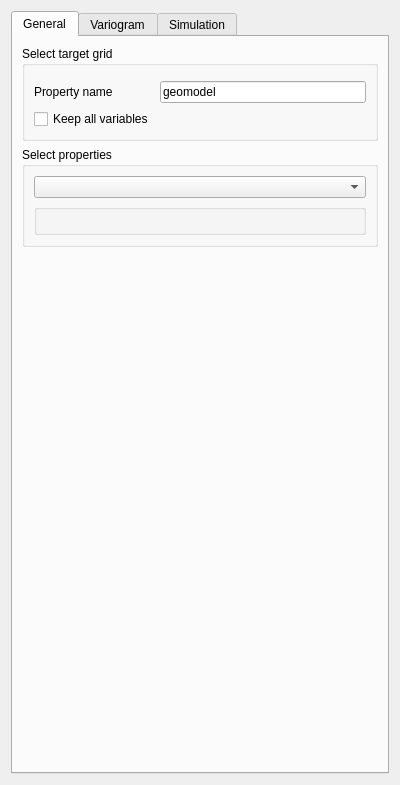
<?xml version="1.0" encoding="UTF-8"?>
<ui version="4.0">
 <class>Form</class>
 <widget class="QWidget" name="Form">
  <property name="geometry">
   <rect>
    <x>0</x>
    <y>0</y>
    <width>400</width>
    <height>785</height>
   </rect>
  </property>
  <property name="windowTitle">
   <string>Form</string>
  </property>
  <property name="AlgorithmCategory" stdset="0">
   <string>LPM-Geomod_Suite</string>
  </property>
  <property name="AlgorithmDescription" stdset="0">
   <string>creates different scenarios</string>
  </property>
  <layout class="QGridLayout" name="gridLayout_4">
   <item row="0" column="0">
    <widget class="QTabWidget" name="tabWidget">
     <property name="currentIndex">
      <number>0</number>
     </property>
     <widget class="QWidget" name="tab1">
      <attribute name="title">
       <string>General</string>
      </attribute>
      <layout class="QGridLayout" name="gridLayout_3">
       <item row="2" column="0">
        <spacer name="verticalSpacer">
         <property name="orientation">
          <enum>Qt::Vertical</enum>
         </property>
         <property name="sizeHint" stdset="0">
          <size>
           <width>20</width>
           <height>40</height>
          </size>
         </property>
        </spacer>
       </item>
       <item row="0" column="0">
        <widget class="QGroupBox" name="groupBox_3">
         <property name="title">
          <string>Select target grid</string>
         </property>
         <layout class="QGridLayout" name="gridLayout">
          <item row="3" column="0">
           <widget class="QLabel" name="label">
            <property name="text">
             <string>Property name</string>
            </property>
           </widget>
          </item>
          <item row="3" column="1">
           <widget class="QLineEdit" name="lineEdit">
            <property name="sizePolicy">
             <sizepolicy hsizetype="Expanding" vsizetype="Fixed">
              <horstretch>0</horstretch>
              <verstretch>0</verstretch>
             </sizepolicy>
            </property>
            <property name="text">
             <string>geomodel</string>
            </property>
           </widget>
          </item>
          <item row="4" column="0">
           <widget class="QCheckBox" name="checkBox_2">
            <property name="text">
             <string>Keep all variables</string>
            </property>
           </widget>
          </item>
          <item row="0" column="0" colspan="2">
           <widget class="GridSelector" name="gridselector">
            <property name="sizePolicy">
             <sizepolicy hsizetype="Expanding" vsizetype="Preferred">
              <horstretch>0</horstretch>
              <verstretch>0</verstretch>
             </sizepolicy>
            </property>
           </widget>
          </item>
         </layout>
        </widget>
       </item>
       <item row="1" column="0">
        <widget class="QGroupBox" name="groupBox_2">
         <property name="title">
          <string>Select properties</string>
         </property>
         <layout class="QVBoxLayout" name="verticalLayout_4">
          <item>
           <widget class="GridSelectorBasic" name="gridselectorbasic">
            <property name="sizePolicy">
             <sizepolicy hsizetype="Expanding" vsizetype="Fixed">
              <horstretch>0</horstretch>
              <verstretch>0</verstretch>
             </sizepolicy>
            </property>
           </widget>
          </item>
          <item>
           <widget class="OrderedPropertySelector" name="orderedpropertyselector">
            <property name="sizePolicy">
             <sizepolicy hsizetype="Expanding" vsizetype="Preferred">
              <horstretch>0</horstretch>
              <verstretch>0</verstretch>
             </sizepolicy>
            </property>
           </widget>
          </item>
         </layout>
        </widget>
       </item>
      </layout>
     </widget>
     <widget class="QWidget" name="tab2">
      <attribute name="title">
       <string>Variogram</string>
      </attribute>
      <layout class="QGridLayout" name="gridLayout_7">
       <item row="2" column="0">
        <widget class="QGroupBox" name="groupBox_5">
         <property name="title">
          <string>Variogram model files</string>
         </property>
         <layout class="QVBoxLayout" name="verticalLayout_6">
          <item>
           <widget class="QCheckBox" name="checkBox">
            <property name="text">
             <string>Use variograms model file instead</string>
            </property>
           </widget>
          </item>
          <item>
           <widget class="FileChooser" name="filechooser">
            <property name="enabled">
             <bool>false</bool>
            </property>
            <property name="sizePolicy">
             <sizepolicy hsizetype="Expanding" vsizetype="Preferred">
              <horstretch>0</horstretch>
              <verstretch>0</verstretch>
             </sizepolicy>
            </property>
           </widget>
          </item>
         </layout>
        </widget>
       </item>
       <item row="0" column="0">
        <widget class="QGroupBox" name="groupBox_6">
         <property name="title">
          <string>Manual input</string>
         </property>
         <layout class="QGridLayout" name="gridLayout_5">
          <item row="0" column="0">
           <widget class="Indicator_regionalization_input" name="indicator_regionalization_input">
            <property name="sizePolicy">
             <sizepolicy hsizetype="Expanding" vsizetype="Preferred">
              <horstretch>0</horstretch>
              <verstretch>0</verstretch>
             </sizepolicy>
            </property>
           </widget>
          </item>
         </layout>
        </widget>
       </item>
      </layout>
     </widget>
     <widget class="QWidget" name="tab">
      <attribute name="title">
       <string>Simulation</string>
      </attribute>
      <layout class="QGridLayout" name="gridLayout_2">
       <item row="0" column="0">
        <widget class="QGroupBox" name="groupBox">
         <property name="title">
          <string>Simulation parameters</string>
         </property>
         <layout class="QGridLayout" name="gridLayout_8">
          <item row="3" column="0">
           <widget class="QLabel" name="label_4">
            <property name="text">
             <string>Number of lines</string>
            </property>
           </widget>
          </item>
          <item row="1" column="1">
           <widget class="QSpinBox" name="spinBox">
            <property name="value">
             <number>10</number>
            </property>
           </widget>
          </item>
          <item row="5" column="1">
           <widget class="QDoubleSpinBox" name="doubleSpinBox">
            <property name="value">
             <double>0.500000000000000</double>
            </property>
           </widget>
          </item>
          <item row="3" column="1">
           <widget class="QSpinBox" name="spinBox_2">
            <property name="maximum">
             <number>10000</number>
            </property>
            <property name="value">
             <number>99</number>
            </property>
           </widget>
          </item>
          <item row="1" column="0">
           <widget class="QLabel" name="label_2">
            <property name="text">
             <string>Realizations number</string>
            </property>
           </widget>
          </item>
          <item row="5" column="0">
           <widget class="QLabel" name="label_3">
            <property name="text">
             <string>Perturbation factor</string>
            </property>
           </widget>
          </item>
         </layout>
        </widget>
       </item>
       <item row="1" column="0">
        <widget class="QGroupBox" name="groupBox_7">
         <property name="title">
          <string>Manual input</string>
         </property>
         <layout class="QGridLayout" name="gridLayout_6">
          <item row="0" column="0">
           <widget class="Indicator_regionalization_input" name="indicator_regionalization_input_2">
            <property name="sizePolicy">
             <sizepolicy hsizetype="Expanding" vsizetype="Preferred">
              <horstretch>0</horstretch>
              <verstretch>0</verstretch>
             </sizepolicy>
            </property>
           </widget>
          </item>
         </layout>
        </widget>
       </item>
       <item row="2" column="0">
        <widget class="QGroupBox" name="groupBox_8">
         <property name="title">
          <string>Variogram model files</string>
         </property>
         <layout class="QVBoxLayout" name="verticalLayout_7">
          <item>
           <widget class="QCheckBox" name="checkBox_3">
            <property name="text">
             <string>Use variograms model file instead</string>
            </property>
           </widget>
          </item>
          <item>
           <widget class="FileChooser" name="filechooser_2">
            <property name="enabled">
             <bool>false</bool>
            </property>
            <property name="sizePolicy">
             <sizepolicy hsizetype="Expanding" vsizetype="Preferred">
              <horstretch>0</horstretch>
              <verstretch>0</verstretch>
             </sizepolicy>
            </property>
           </widget>
          </item>
         </layout>
        </widget>
       </item>
      </layout>
     </widget>
    </widget>
   </item>
  </layout>
 </widget>
 <customwidgets>
  <customwidget>
   <class>GridSelectorBasic</class>
   <extends>QComboBox</extends>
   <header>qtplugins/selectors.h</header>
  </customwidget>
  <customwidget>
   <class>OrderedPropertySelector</class>
   <extends>GsTLGroupBox</extends>
   <header>qtplugins/selectors.h</header>
  </customwidget>
  <customwidget>
   <class>GridSelector</class>
   <extends>QWidget</extends>
   <header>qtplugins/selectors.h</header>
  </customwidget>
  <customwidget>
   <class>Indicator_regionalization_input</class>
   <extends>QWidget</extends>
   <header>qtplugins/two_point_indicator_statistics_input.h</header>
   <slots>
    <slot>set_thresholds(QStringList)</slot>
    <slot>set_indicator_names(QString)</slot>
   </slots>
  </customwidget>
  <customwidget>
   <class>GsTLGroupBox</class>
   <extends>QGroupBox</extends>
   <header>qtplugins/selectors.h</header>
  </customwidget>
  <customwidget>
   <class>FileChooser</class>
   <extends>QWidget</extends>
   <header>qtplugins/filechooser.h</header>
  </customwidget>
 </customwidgets>
 <resources/>
 <connections>
  <connection>
   <sender>checkBox</sender>
   <signal>toggled(bool)</signal>
   <receiver>filechooser</receiver>
   <slot>setEnabled(bool)</slot>
   <hints>
    <hint type="sourcelabel">
     <x>170</x>
     <y>709</y>
    </hint>
    <hint type="destinationlabel">
     <x>168</x>
     <y>727</y>
    </hint>
   </hints>
  </connection>
  <connection>
   <sender>gridselectorbasic</sender>
   <signal>activated(QString)</signal>
   <receiver>orderedpropertyselector</receiver>
   <slot>show_properties(QString)</slot>
   <hints>
    <hint type="sourcelabel">
     <x>243</x>
     <y>224</y>
    </hint>
    <hint type="destinationlabel">
     <x>218</x>
     <y>282</y>
    </hint>
   </hints>
  </connection>
  <connection>
   <sender>checkBox_3</sender>
   <signal>toggled(bool)</signal>
   <receiver>filechooser_2</receiver>
   <slot>setEnabled(bool)</slot>
   <hints>
    <hint type="sourcelabel">
     <x>41</x>
     <y>712</y>
    </hint>
    <hint type="destinationlabel">
     <x>46</x>
     <y>732</y>
    </hint>
   </hints>
  </connection>
 </connections>
</ui>
